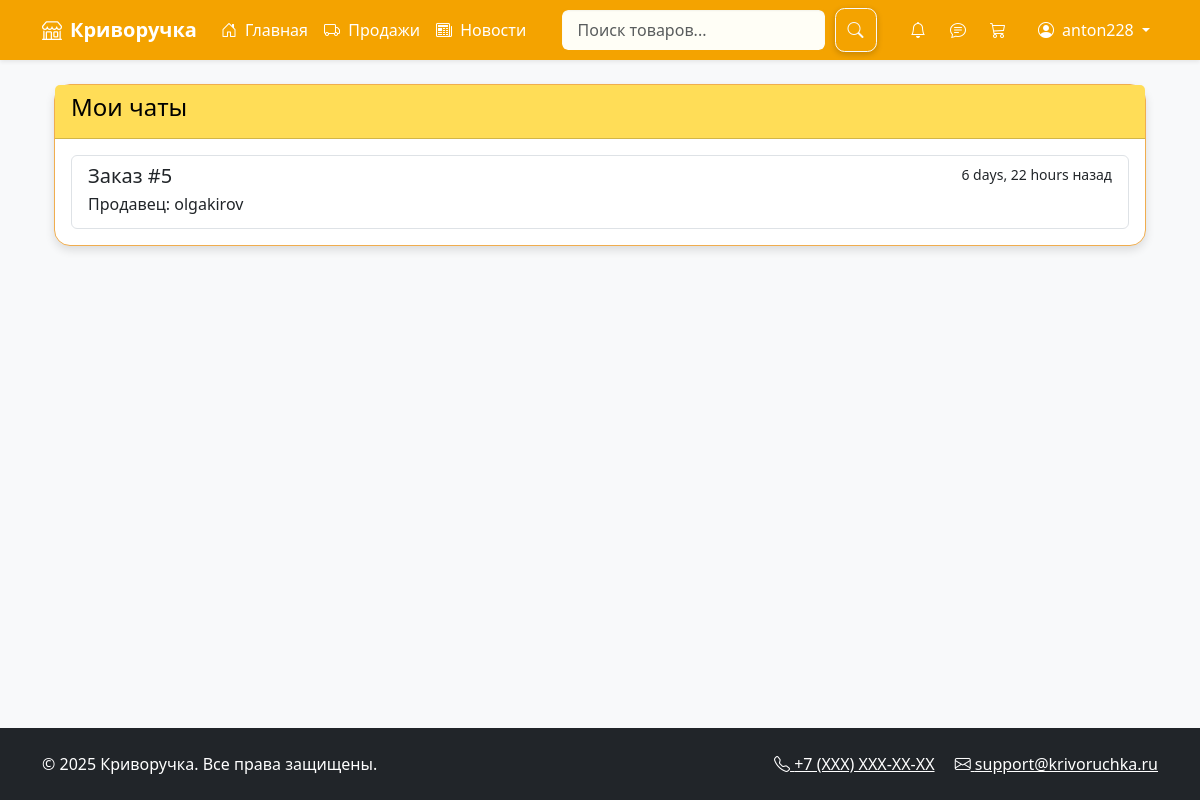
The page /my-chats/ (signed in) on the database as committed earlier.
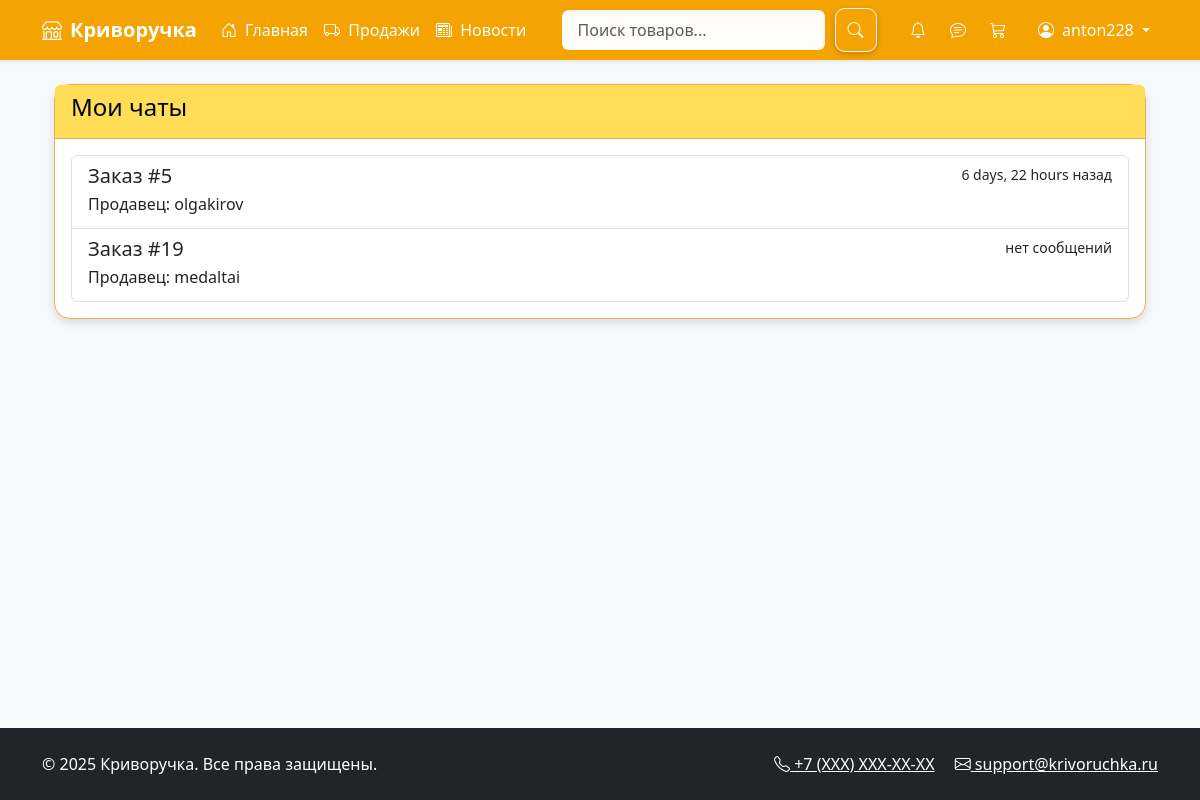
The same page on the database as committed later.
### marketplace/models.py (models this page shows, shortened)
class User(AbstractUser):
    phone = models.CharField(max_length=20, blank=True)
    avatar = models.ImageField(upload_to='avatars/', blank=True)
    middle_name = models.CharField(max_length=100, blank=True)
    bio = models.TextField(blank=True)
    address = models.TextField(blank=True)
    groups = models.ManyToManyField(
        'auth.Group',
        related_name="marketplace_user_groups",
        blank=True,
    )
    user_permissions = models.ManyToManyField(
        'auth.Permission',
        related_name="marketplace_user_permissions",
        blank=True,
    )

class Chat(models.Model):
    order = models.OneToOneField('Order', on_delete=models.CASCADE, related_name='chat')
    created_at = models.DateTimeField(auto_now_add=True)
    def last_message(self):
        if hasattr(self, '_last_message'):
            return self._last_message
        msg = self.messages.last()
        self._last_message = f"{msg.sender.username}: {msg.text[:30]}..." if msg else "Нет сообщений"
        return self._last_message
    last_message.short_description = 'Последнее сообщение'  # Для админки

class Order(models.Model):
    PENDING = 'pending'
    SHIPPED = 'shipped'
    DELIVERED = 'delivered'
    STATUS_CHOICES = [
        (PENDING, 'В обработке'),
        (SHIPPED, 'Отправлено'),
        (DELIVERED, 'Доставлено'),
    ]
    user = models.ForeignKey(User, on_delete=models.CASCADE)
    products = models.ManyToManyField('Product', through='OrderItem')  # Изменили items на products
    total_price = models.DecimalField(max_digits=10, decimal_places=2)
    address = models.TextField()
    status = models.CharField(max_length=20, choices=STATUS_CHOICES, default=PENDING)
    created_at = models.DateTimeField(auto_now_add=True)
    updated_at = models.DateTimeField(auto_now=True)
    tracking_number = models.CharField(max_length=50, blank=True, null=True)

### marketplace/views.py (the view)
# urls.py: path('my-chats/', views.seller_chats, name='seller_chats'),
@login_required
def seller_chats(request):
    print("Проверка данных:")
    print(f"User: {request.user}")
    print(f"Как продавец: {Chat.objects.filter(order__order_items__seller=request.user).count()} чатов")
    print(f"Как покупатель: {Chat.objects.filter(order__user=request.user).count()} чатов")
    chats = Chat.objects.filter(
        models.Q(order__order_items__seller=request.user) |
        models.Q(order__user=request.user)
    ).annotate(
        last_message_time=Max('messages__timestamp')
    ).order_by('-last_message_time')
    for chat in chats:
        if request.user == chat.order.user:
            chat.other_user = chat.order.order_items.first().seller
        else:
            chat.other_user = chat.order.user
    return render(request, 'marketplace/chat_list.html', {
        'chats': chats
    })

### marketplace/context_processors.py (called while the page is built)
def unread_notifications(request):
    if request.user.is_authenticated:
        return {
            'unread_count': request.user.notifications.filter(is_read=False).count()
        }
    return {}

def unread_chats(request):
    if not request.user.is_authenticated:
        return {}
    unread_count = Message.objects.filter(
        chat__order__order_items__seller=request.user,
        is_read=False
    ).exclude(
        sender=request.user
    ).count()
    return {'unread_chats_count': unread_count}

### marketplace/views.py (called while the page is built)
def base_context(request):
    if request.user.is_authenticated:
        return {'cart_items_count': Cart.objects.filter(user=request.user).count()}
    return {}

### templates/marketplace/chat_list.html
{% extends 'marketplace/base.html' %}
{% block content %}
<div class="container mt-4">
    <div class="card">
        <div class="card-header">
            <h4>Мои чаты</h4>
        </div>
        <div class="card-body">
            {% if chats %}
                <div class="list-group">
                    {% for chat in chats %}
                        <a href="{% url 'order_chat' chat.order.id %}" class="list-group-item list-group-item-action">
                            <div class="d-flex w-100 justify-content-between">
                                <h5 class="mb-1">Заказ #{{ chat.order.id }}</h5>
                                <small>
                                    {% if chat.last_message_time %}
                                        {{ chat.last_message_time|timesince }} назад
                                    {% else %}
                                        нет сообщений
                                    {% endif %}
                                </small>
                            </div>
                            <p class="mb-1">
                                {% if request.user == chat.order.user %}
                                    Продавец: {{ chat.other_user.username }}
                                {% else %}
                                    Покупатель: {{ chat.other_user.username }}
                                {% endif %}
                            </p>
                        </a>
                    {% endfor %}
                </div>
            {% else %}
                <div class="alert alert-info">У вас нет активных чатов</div>
            {% endif %}
        </div>
    </div>
</div>
{% endblock %}

### templates/marketplace/base.html (shortened to what this page needs)
<!DOCTYPE html>
<html lang="ru">
{% load custom_filters %}
{% load seller_tags %}
<head>
    <link href="https://cdn.jsdelivr.net/npm/bootstrap@5.3.2/dist/css/bootstrap.min.css" rel="stylesheet">
    <link rel="stylesheet" href="https://cdn.jsdelivr.net/npm/bootstrap-icons@1.11.3/font/bootstrap-icons.min.css">
    <link href="/static/css/style.css" rel="stylesheet">
</head>
<body class="d-flex flex-column min-vh-100 bg-light">
    <nav class="navbar navbar-expand-lg navbar-dark bg-primary shadow-sm position-relative">
        <div class="container">
            <a class="navbar-brand fw-bold" href="{% url 'home' %}">
                <i class="bi bi-shop me-2"></i>Криворучка
            </a>
            <div class="collapse navbar-collapse" id="mainNavbar">
                <ul class="navbar-nav me-auto mb-2 mb-lg-0">
                    <li class="nav-item">
                        <a class="nav-link" href="{% url 'home' %}">
                            <i class="bi bi-house-door me-1"></i> Главная
                        </a>
                    </li>
                    {% if user.is_authenticated %}
                    <li class="nav-item">
                        <a class="nav-link" href="{% url 'seller_orders' %}">
                            <i class="bi bi-truck me-1"></i> Продажи
                        </a>
                    </li>
                    <li class="nav-item">
                        <a class="nav-link" href="{% url 'news_list' %}">
                            <i class="bi bi-newspaper me-1"></i> Новости
                        </a>
                    </li>
                    {% endif %}
                </ul>
                <form method="get" action="{% url 'search_results' %}" class="d-flex position-relative">
    <input type="text"
           id="search-input"
           name="q"
           class="form-control me-2"
           placeholder="Поиск товаров..."
           autocomplete="off"
           aria-label="Поиск товаров">
    <button type="submit" class="btn btn-outline-light">
        <i class="bi bi-search"></i>
    </button>
</form>
                <ul class="navbar-nav ms-auto mb-2 mb-lg-0">
                    {% if user.is_authenticated %}
                    <li class="nav-item me-2">
                        <a class="nav-link position-relative" href="{% url 'notifications' %}">
                            <i class="bi bi-bell"></i>
                        </a>
                    </li>
{% if user.is_authenticated %}
<li class="nav-item me-2">
    <a href="{% url 'seller_chats' %}" class="nav-link position-relative">
    <i class="bi bi-chat-text"></i>
</a>
</li>
{% endif %}
                    <li class="nav-item me-3">
                        <a class="nav-link position-relative" href="{% url 'cart' %}">
                            <i class="bi bi-cart3"></i>
                        </a>
                    </li>
                    <li class="nav-item dropdown">
                        <a class="nav-link dropdown-toggle" href="#" id="userDropdown" role="button" data-bs-toggle="dropdown">
                            <i class="bi bi-person-circle me-1"></i> {{ user.username }}
                        </a>
                    </li>
                    {% endif %}
                </ul>
            </div>
        </div>
    </nav>
    <main class="flex-grow-1">
        <div class="container my-4">
            {% block content %}{% endblock %}
        </div>
    </main>
    <footer class="bg-dark text-white py-4 mt-auto">
        <div class="container">
            <div class="row">
                <div class="col-md-6 text-center text-md-start">
                    <p class="mb-0">&copy; {% now "Y" %} Криворучка. Все права защищены.</p>
                </div>
                <div class="col-md-6 text-center text-md-end">
                    <a href="#" class="text-white me-3"><i class="bi bi-telephone"></i> +7 (XXX) XXX-XX-XX</a>
                    <a href="#" class="text-white"><i class="bi bi-envelope"></i> support@krivoruchka.ru</a>
                </div>
            </div>
        </div>
    </footer>
</body>
</html>

### static/css/style.css (style rules this page uses)
:root { --primary-color: #f4a300; --secondary-color: #ffc107; --accent-color: #ffdd57; --text-color: #212121; --bg-color: #fffbe6; --card-bg: #ffffff; --border-color: #f0ad4e; }
body { background-color: var(--bg-color); color: var(--text-color); font-family: 'Segoe UI', sans-serif; }
.navbar { background-color: var(--primary-color) !important; }
.navbar .nav-link { color: white !important; }
.card { background-color: var(--card-bg); border: 1px solid var(--border-color); border-radius: 10px; }
.card-header { background-color: var(--accent-color); color: #000; font-weight: bold; }
a { color: var(--primary-color); }
#search-input { border: 2px solid var(--primary-color); }
body, .card, .btn, input, textarea, select { transition: all 0.3s ease-in-out; }
.card { box-shadow: 0 4px 10px rgba(0, 0, 0, 0.12); border-radius: 1rem; animation: fadeInUp 0.6s ease both; }
.btn { box-shadow: 0 2px 6px rgba(0, 0, 0, 0.2); border-radius: 0.6rem; }
input[type="text"], input[type="email"], input[type="password"], textarea, select { border-radius: 0.5rem; border: 1px solid #e0a800; padding: 0.5rem 1rem; background-color: #fffef6; box-shadow: inset 0 1px 2px rgba(0,0,0,0.05); }
.navbar { animation: fadeIn 0.5s ease both; }

Rows that differ between the two databases and show on the page:
added Chat: order.id "19", shows "нет сообщений", other_user.username "medaltai"
